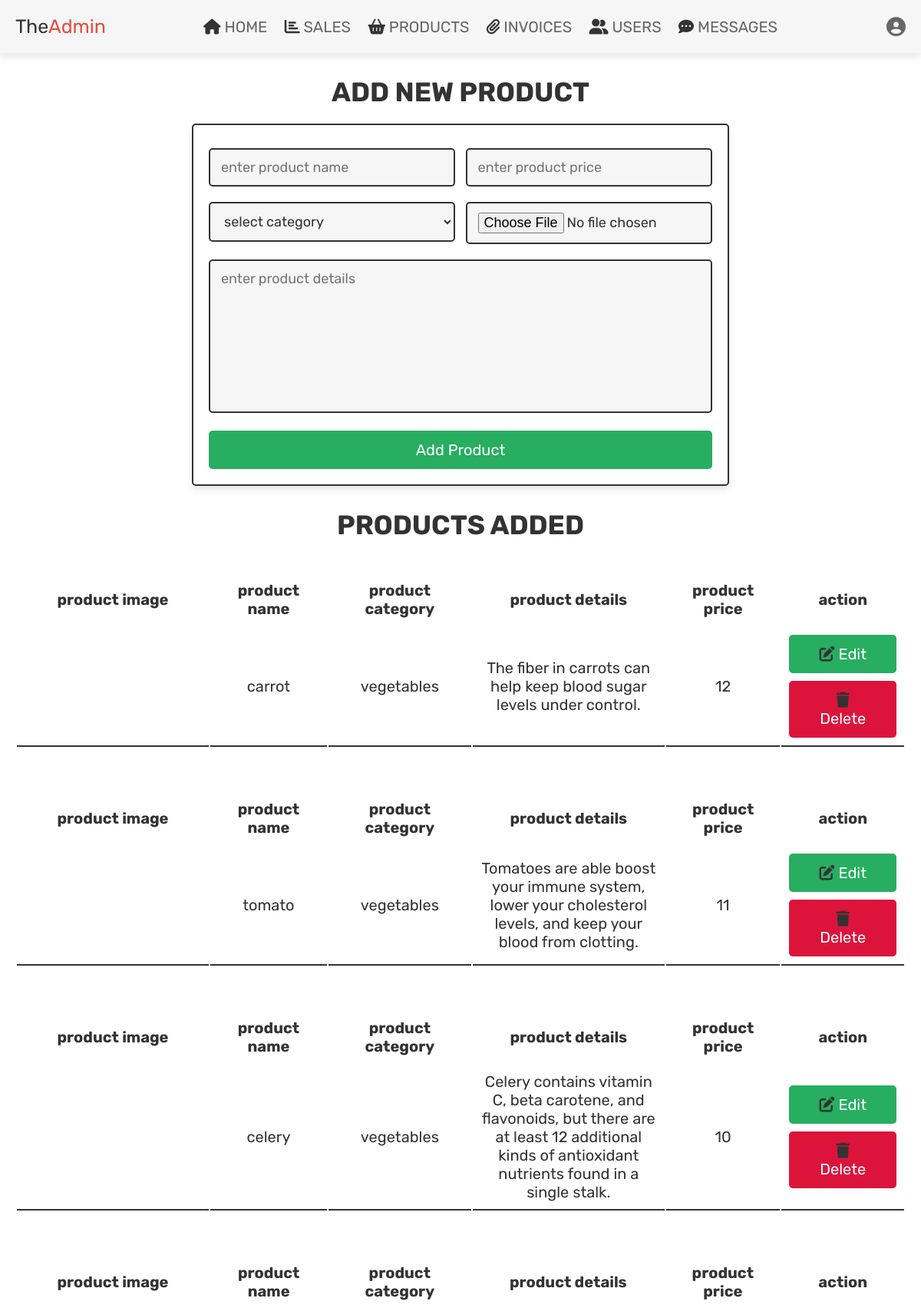
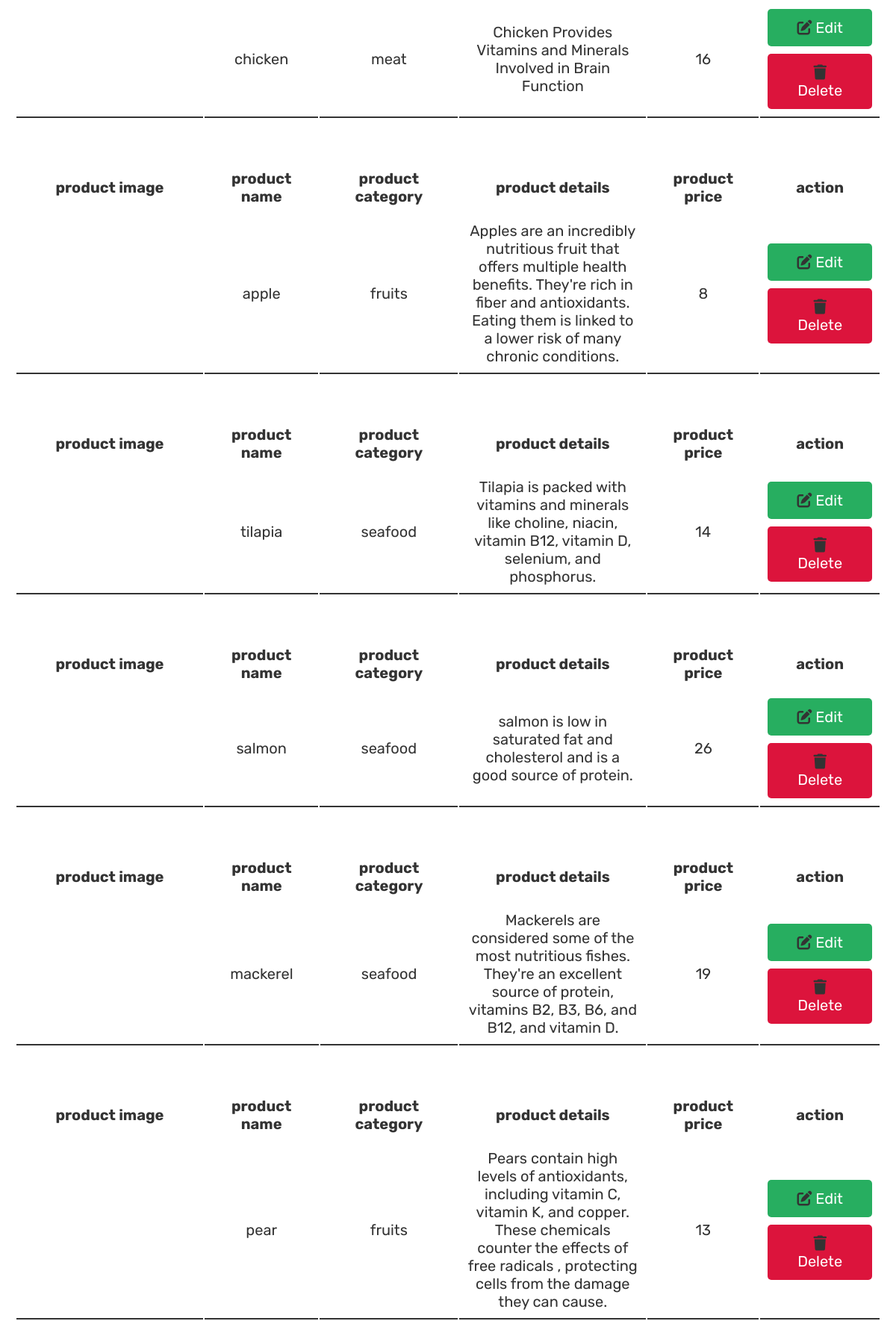
The app's page /admin_products.php (signed in, upper part) with its own data (2 pictures, top to bottom).
### tables this page shows
CREATE TABLE `products` (
  `id` int(100) NOT NULL,
  `name` varchar(100) NOT NULL,
  `category` varchar(20) NOT NULL,
  `details` varchar(500) NOT NULL,
  `price` int(100) NOT NULL,
  `image` varchar(100) NOT NULL,
  `sold` int(100) NOT NULL
);

### admin_products.php (the view, shortened to what this page needs)
<?php
@include 'config.php';
?>
<!DOCTYPE html>
<html lang="en">
<head>
   <link rel="stylesheet" href="https://cdnjs.cloudflare.com/ajax/libs/font-awesome/6.1.1/css/all.min.css">
   <link rel="stylesheet" href="css/admin_style.css">
</head>
<body style="background:url(images/admin-bg.jpg); background-repeat: no-repeat; background-size: 100% 100%;">
<?php include 'admin_header.php'; ?>
<section class="add-products">
   <h1 class="title">add new product</h1>
   <form action="" method="POST" enctype="multipart/form-data">
      <div class="flex">
         <div class="inputBox">
         <input type="text" name="name" class="box" required placeholder="enter product name">
         <select name="category" class="box" required>
            <option value="" selected disabled>select category</option>
         </select>
         </div>
         <div class="inputBox">
         <input type="number" min="0" name="price" class="box" required placeholder="enter product price">
         <input type="file" name="image" required class="box" accept="image/jpg, image/jpeg, image/png">
         </div>
      </div>
      <textarea name="details" class="box" required placeholder="enter product details" cols="30" rows="10"></textarea>
      <input type="submit" class="btn" value="add product" name="add_product">
   </form>
</section>
<section class="show-products">
   <h1 class="title">products added</h1>
   <div class="box-container">
   <?php
      $show_products = $conn->prepare("SELECT * FROM `products`");
      $show_products->execute();
      if($show_products->rowCount() > 0){
         while($fetch_products = $show_products->fetch(PDO::FETCH_ASSOC)){
   ?>
   <div class="product-display">
      <table class="product-display-table">
         <thead>
         <tr>
            <th>product image</th>
            <th>product name</th>
             <th>product category</th>
             <th>product details</th>
            <th>product price</th>
            <th>action</th>
         </tr>
         </thead>
         <tr>
            <td class="image"><img src="uploaded_img/<?= $fetch_products['image']; ?>" height="100" alt=""></td>
            <td><?= $fetch_products['name']; ?></td>
            <td><?= $fetch_products['category']; ?></td>
             <td class="image"><?= $fetch_products['details']; ?></td>
             <td><?= $fetch_products['price']; ?></td>
            <td>
               <a href="admin_update_product.php?update=<?= $fetch_products['id']; ?>" class="btn"> <i class="fas fa-edit"></i> edit </a>
               <a href="admin_products.php?delete=<?= $fetch_products['id']; ?>" class="btn"> <i class="fas fa-trash"></i> delete </a>
            </td>
         </tr>
      </table>
   </div>
   <?php
      }
   }else{
      echo '<p class="empty">now products added yet!</p>';
   }
   ?>
   </div>
</section>
</body>
</html>

### admin_style.css (style rules this page uses)
.add-products form { max-width: 70rem; padding:2rem; margin:0 auto; text-align: center; border:var(--border); box-shadow: var(--box-shadow); background-color: var(--white); border-radius: .5rem; }
.add-products form .flex { display: flex; justify-content: space-between; flex-wrap: wrap; }
.add-products form .flex .inputBox { width: 49%; }
.add-products form .box { width: 100%; margin:1rem 0; padding:1.2rem 1.4rem; font-size: 1.8rem; color:var(--black); border-radius: .5rem; background-color: var(--light-bg); border:var(--border); }
.add-products form textarea { height: 20rem; resize: none; }
.show-products { padding-top: 0; }
.show-products .box-container { display: grid; gap:1.5rem; align-items: flex-start; background-color: var(--white); justify-content:center; }
.product-display { margin:2rem 0; }
.product-display .product-display-table { width: 100%; text-align: center; }
.product-display .product-display-table thead { background: var(--bg-color); }
.product-display .product-display-table th { padding:1rem; font-size: 2rem; }
.product-display .product-display-table td { padding:1rem; font-size: 2rem; border-bottom: var(--border); }
.product-display .product-display-table .image { height:auto; width : 25rem; }
.product-display .product-display-table .btn:first-child { margin-top: 0; }
.product-display .product-display-table .btn:last-child { background: crimson; }

### components.css (style rules this page uses)
:root { --green:#27ae60; --orange:#f39c12; --red:#e74c3c; --black:#333; --light-color:#666; --white:#fff; --light-bg:#f6f6f6; --border:.2rem solid var(--black); --box-shadow:0 .5rem 1rem rgba(0,0,0,.1); }
* { font-family: 'Rubik', sans-serif; margin:0; padding:0; box-sizing: border-box; outline: none; border:none; text-decoration: none; color:var(--black); }
body { background-color: var(--light-bg); }
html { font-size: 62.5%; overflow-x: hidden; scroll-behavior: smooth; scroll-padding-top: 6.5rem; }
section { padding:3rem 2rem; max-width: 1200px; margin:0 auto; }
.btn, .delete-btn, .option-btn { display: block; width: 100%; margin-top: 1rem; border-radius: .5rem; color:var(--white); font-size: 2rem; padding:1.3rem 3rem; text-transform: capitalize; cursor: pointer; text-align: center; }
.btn { background-color: var(--green); }
.title { text-align: center; margin-bottom: 2rem; text-transform: uppercase; color:var(--black); font-size: 3.5rem; }

### records on screen
products: name "carrot", category "vegetables", details "The fiber in carrots can help keep blood sugar levels under control.", price "12"
products: name "tomato", category "vegetables", details "Tomatoes are able boost your immune system, lower your cholesterol levels, and keep your blood from clotting.", price "11"
products: name "celery", category "vegetables", details "Celery contains vitamin C, beta carotene, and flavonoids, but there are at least 12 additional kinds of antioxidant nutrients found in a single stalk.", price "10"
products: name "chicken", category "meat", details "Chicken Provides Vitamins and Minerals Involved in Brain Function", price "16"
products: name "apple", category "fruits", details "Apples are an incredibly nutritious fruit that offers multiple health benefits. They're rich in fiber and antioxidants. Eating them is linked to a lower risk of many chronic conditions.", price "8"
products: name "tilapia", category "seafood", details "Tilapia is packed with vitamins and minerals like choline, niacin, vitamin B12, vitamin D, selenium, and phosphorus.", price "14"
products: name "salmon", category "seafood", details "salmon is low in saturated fat and cholesterol and is a good source of protein.", price "26"
products: name "mackerel", category "seafood", details "Mackerels are considered some of the most nutritious fishes. They're an excellent source of protein, vitamins B2, B3, B6, and B12, and vitamin D.", price "19"
products: name "pear", category "fruits", details "Pears contain high levels of antioxidants, including vitamin C, vitamin K, and copper. These chemicals counter the effects of free radicals , protecting cells from the damage they can cause.", price "13"
